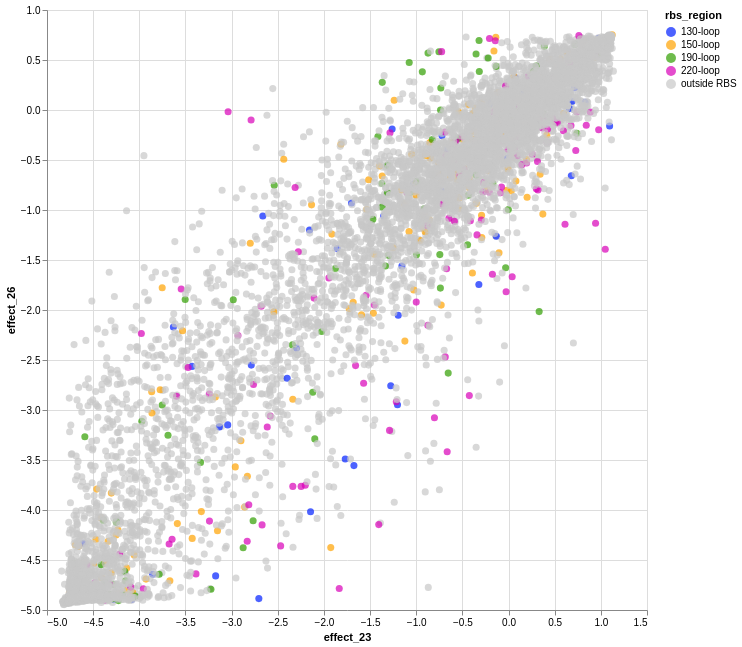

This figure's notebook cell:
### Code cell
import altair as alt
alt.data_transformers.disable_max_rows()

order=['outside RBS', '130-loop', '150-loop','190-loop','220-loop']

custom_color_scale = alt.Scale(
    domain=['130-loop', '150-loop','190-loop','220-loop', 'outside RBS'],
    range=['#001FFF' ,'#ffa200', '#309E00','#d800b8', '#c8c8c8']  # grey, blue, orange, green
)

alt.Chart(filtered_entry_merged).mark_circle(size=50).encode(
    x = 'effect_23',
    y = 'effect_26',
    tooltip = ['effect_23', 'effect_26', 'site', 'wildtype', 'mutant','rbs_region'],
    color = alt.Color(
        'rbs_region', 
        scale=custom_color_scale,
        sort=order
    )
).properties(width=600, height=600)

### Figure 1 — Vega-Lite specification as saved in the notebook (floating-point values rounded to 4 significant figures; data arrays with more than 128 entries replaced by an {"elided": "..."} marker saying what was removed)
{"config": {"view": {"continuousWidth": 300, "continuousHeight": 300}}, "data": {"name": "data-2f4ea68391c64e309841d5974613e292"}, "mark": {"type": "circle", "size": 50}, "encoding": {"color": {"field": "rbs_region", "scale": {"domain": ["130-loop", "150-loop", "190-loop", "220-loop", "outside RBS"], "range": ["#001FFF", "#ffa200", "#309E00", "#d800b8", "#c8c8c8"]}, "sort": ["outside RBS", "130-loop", "150-loop", "190-loop", "220-loop"], "type": "nominal"}, "tooltip": [{"field": "effect_23", "type": "quantitative"}, {"field": "effect_26", "type": "quantitative"}, {"field": "site", "type": "nominal"}, {"field": "wildtype", "type": "nominal"}, {"field": "mutant", "type": "nominal"}, {"field": "rbs_region", "type": "nominal"}], "x": {"field": "effect_23", "type": "quantitative"}, "y": {"field": "effect_26", "type": "quantitative"}}, "height": 600, "width": 600, "$schema": "https://vega.github.io/schema/vega-lite/v5.20.1.json", "datasets": {"data-2f4ea68391c64e309841d5974613e292": {"elided": "8274 records"}}}
